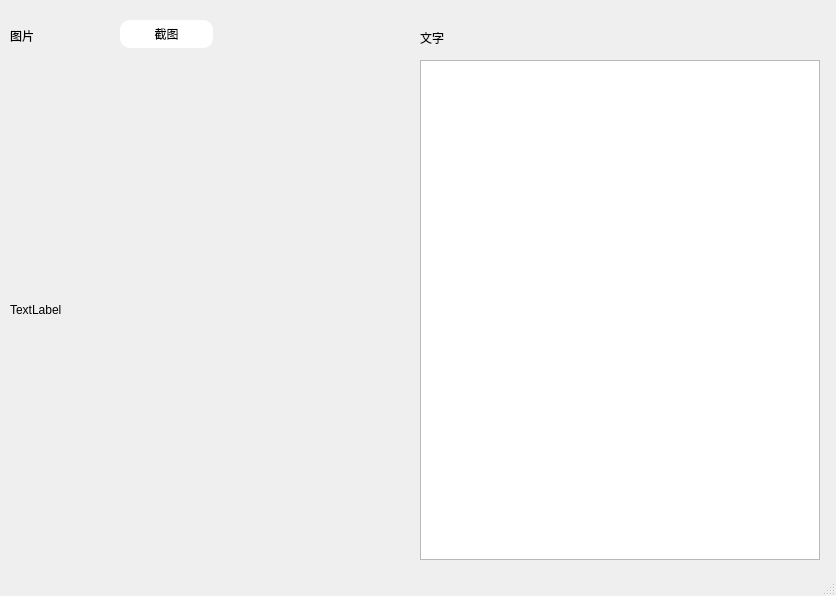
<?xml version="1.0" encoding="UTF-8"?>
<ui version="4.0">
 <class>MainWindow</class>
 <widget class="QMainWindow" name="MainWindow">
  <property name="geometry">
   <rect>
    <x>0</x>
    <y>0</y>
    <width>836</width>
    <height>596</height>
   </rect>
  </property>
  <property name="windowTitle">
   <string>furry-Toolkit</string>
  </property>
  <property name="dockNestingEnabled">
   <bool>false</bool>
  </property>
  <widget class="QWidget" name="centralwidget">
   <widget class="QLabel" name="label">
    <property name="geometry">
     <rect>
      <x>10</x>
      <y>20</y>
      <width>111</width>
      <height>31</height>
     </rect>
    </property>
    <property name="text">
     <string>图片</string>
    </property>
   </widget>
   <widget class="QLabel" name="picture_label">
    <property name="geometry">
     <rect>
      <x>10</x>
      <y>60</y>
      <width>400</width>
      <height>500</height>
     </rect>
    </property>
    <property name="text">
     <string>TextLabel</string>
    </property>
   </widget>
   <widget class="QPushButton" name="capture_btn">
    <property name="geometry">
     <rect>
      <x>120</x>
      <y>20</y>
      <width>93</width>
      <height>28</height>
     </rect>
    </property>
    <property name="styleSheet">
     <string notr="true">border: 0;
background:#fff;
border-radius:10px;</string>
    </property>
    <property name="text">
     <string>截图</string>
    </property>
   </widget>
   <widget class="QTextEdit" name="text_edit">
    <property name="geometry">
     <rect>
      <x>420</x>
      <y>60</y>
      <width>400</width>
      <height>500</height>
     </rect>
    </property>
    <property name="readOnly">
     <bool>true</bool>
    </property>
   </widget>
   <widget class="QLabel" name="label_3">
    <property name="geometry">
     <rect>
      <x>420</x>
      <y>30</y>
      <width>72</width>
      <height>15</height>
     </rect>
    </property>
    <property name="text">
     <string>文字</string>
    </property>
   </widget>
  </widget>
  <widget class="QMenuBar" name="menubar">
   <property name="geometry">
    <rect>
     <x>0</x>
     <y>0</y>
     <width>836</width>
     <height>26</height>
    </rect>
   </property>
  </widget>
  <widget class="QStatusBar" name="statusbar"/>
 </widget>
 <resources>
  <include location="../res/testRes.qrc"/>
  <include location="res/testRes.qrc"/>
 </resources>
 <connections>
  <connection>
   <sender>capture_btn</sender>
   <signal>clicked()</signal>
   <receiver>MainWindow</receiver>
   <slot>capture_btn_clicked()</slot>
   <hints>
    <hint type="sourcelabel">
     <x>182</x>
     <y>61</y>
    </hint>
    <hint type="destinationlabel">
     <x>335</x>
     <y>61</y>
    </hint>
   </hints>
  </connection>
 </connections>
 <slots>
  <slot>capture_btn_clicked()</slot>
 </slots>
</ui>
